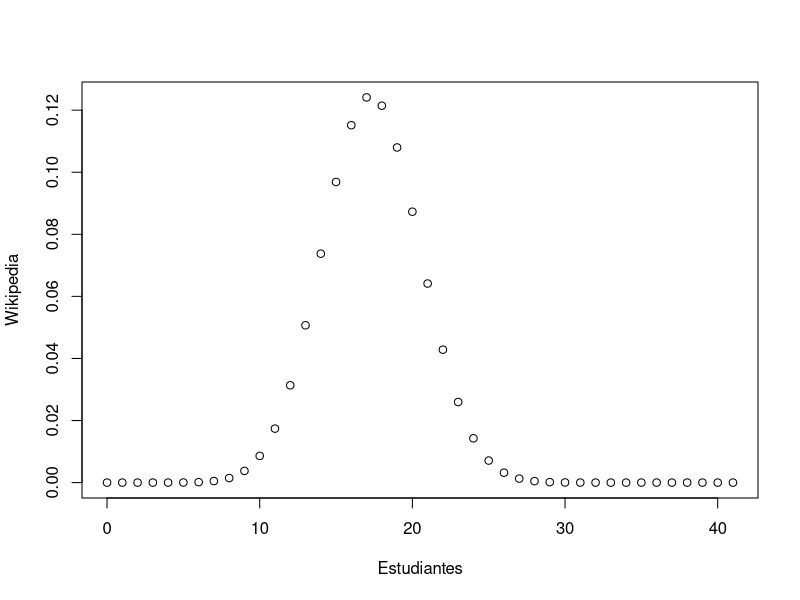

Source code (R):

p <- 0.447

n <- 41

Estudiantes <- 0:41
#A.)

# X se distribuye respecto al número de estudiantes que utilicen Wikipedia. 
# Es decir, entre más estudiantes utilicen Wikipedia, la variable aleatoria crecerá más.

#FUNCION DE MASA DE PROBABILIDAD.

binomial <- function(n, k, p){
  f <- (factorial(n)/(factorial(k)*factorial(n-k)))*(p^k)*(1-p)^(n-k)
  return (f)
}

Wikipedia <- vector("numeric", 42)
for(i in Estudiantes){
  Wikipedia[i] = binomial(n, i, p)
}

plot(Estudiantes,Wikipedia)


#ENCUENTRE LA PROBABILIDAD DE Estudiantes SEA IGUAL A 17
message("Sea X la variable aleatoria que cuenta el número de estudiantes que utilizan Wikipedia")
 message("Probabilidad de que X sea igual a 17: ",binomial(n, 17, p))
 
#ENCUENTRE LA PROBABILIDAD DE Estudiantes SEA COMO MAEstudiantesIMO 13
 vec2 <- vector("numeric", 13) 
 for(i in Estudiantes){
   if (i == 14){
     break
   }
   vec2[i] = binomial(n, i, p)
 }

 message("Probabilidad de que X sea como máximo 13: ",sum(vec2)) #La suma de todas la probabilidades 
 
 #ENCUENTRE LA PROBABILIDAD DE QUE Estudiantes SEA MAYOR QUE 11
 vec3 <- vector("numeric", 30)
 for(i in Estudiantes){
   if (i >11){
     vec3[i] = binomial(n, i, p)
     
   }
 }
 message("Probabilidad de que X sea mayor que 11: ",sum(vec3))
 
 #ENCUENTRE LA PROBABILIDAD DE QUE Estudiantes ESTÉ ENTRE 16 Y 19(INDLUÍDOS)
  vec4 <- vector("numeric", 4)
 
  for(i in Estudiantes){
   if (i>=16 && i<=19){
     #message(i)
     vec4[i-16] = binomial(n, i, p)
   }
 }
 
message("Probabilidad de que X esté entre 16 y 19:  ",sum(vec4))

